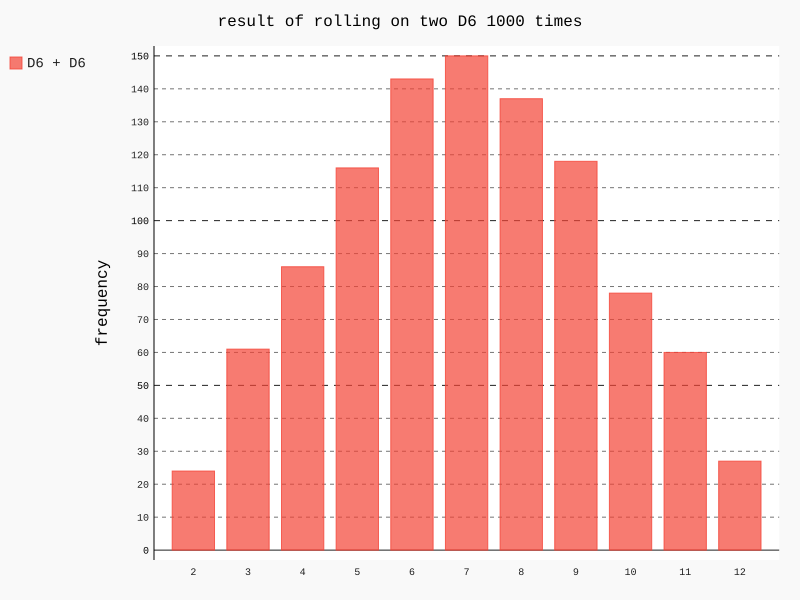

Here is the Python script that generated this plot:
from die import Die
import pygal

#创建一个D6
die_1 = Die()
die_2 = Die()

#掷几次骰子，并将结果存储在一个列表中
results = []
for roll_num in range(1000):
    result = die_1.roll() + die_2.roll()
    results.append(result)

#分析结果
frequencies = []
max_result = die_1.num_sides + die_2.num_sides
for value in range(2, max_result+1):
    frequency = results.count(value)
    frequencies.append(frequency)

#对结果进行可视化
hist = pygal.Bar()

hist.title = "result of rolling on two D6 1000 times"
hist.x_labels = ['2', '3', '4', '5', '6', '7', '8', '9', '10', '11', '12']
hist._x_title = "result"
hist.y_title = "frequency"

hist.add('D6 + D6', frequencies)
hist.render_to_file("die_visual.svg")
